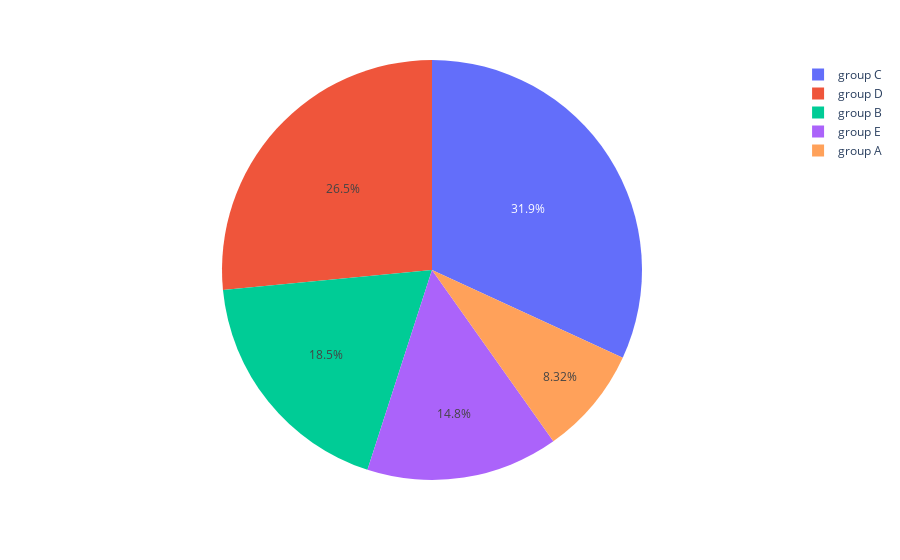

Write notebook code for a chart like this one.
### Markdown cell above
## Average Reating Scores by Race

### Code cell
fig8=px.pie(df,names='race/ethnicity',values='reading score')
fig8.show()

### Figure 1 — Plotly figure (JSON) as saved in the notebook; plotly's stock layout.template omitted (floating-point values rounded to 4 significant figures; data arrays with more than 128 entries replaced by an {"elided": "..."} marker saying what was removed)
{"data": [{"domain": {"x": [0, 1], "y": [0, 1]}, "hovertemplate": "race/ethnicity=%{label}<br>reading score=%{value}<extra></extra>", "labels": {"elided": "1000 str values"}, "legendgroup": "", "name": "", "showlegend": true, "type": "pie", "values": {"elided": "1000 int values"}}], "layout": {"autosize": true, "legend": {"tracegroupgap": 0}, "margin": {"t": 60}}}
